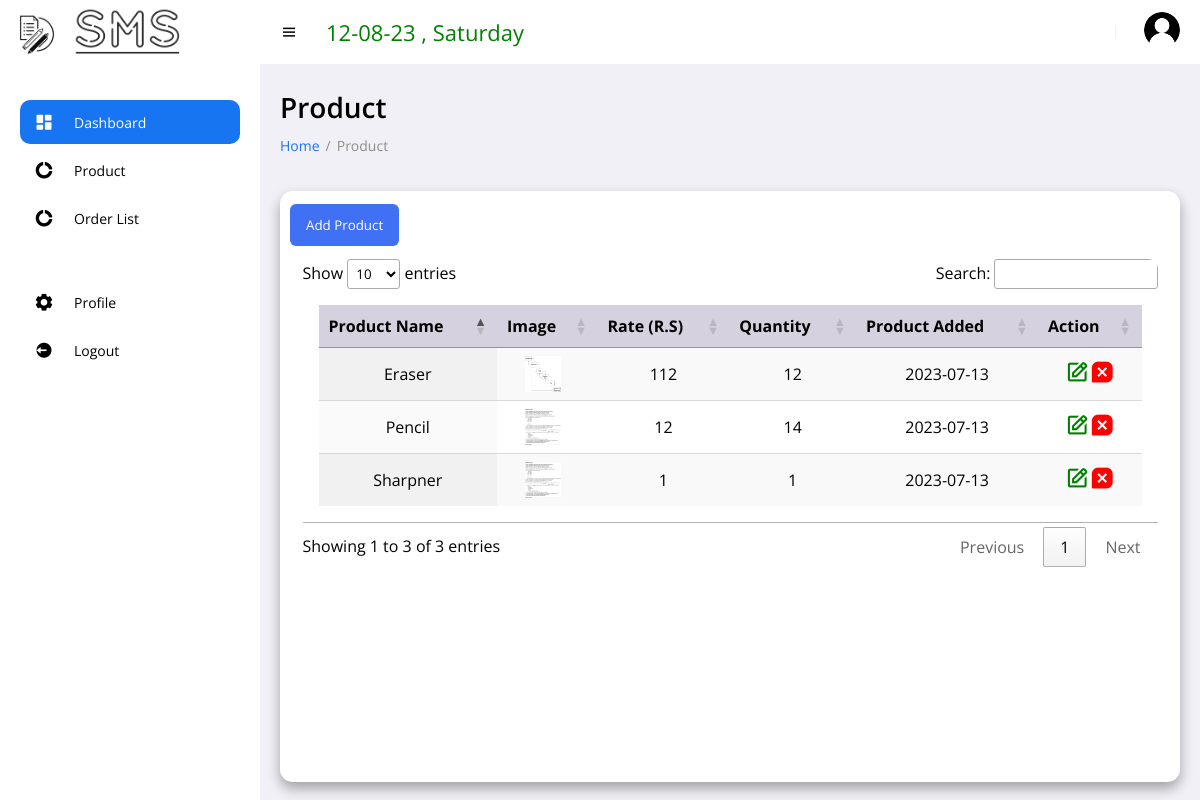
The page /manageproduct.php (signed in) on the database as committed earlier.
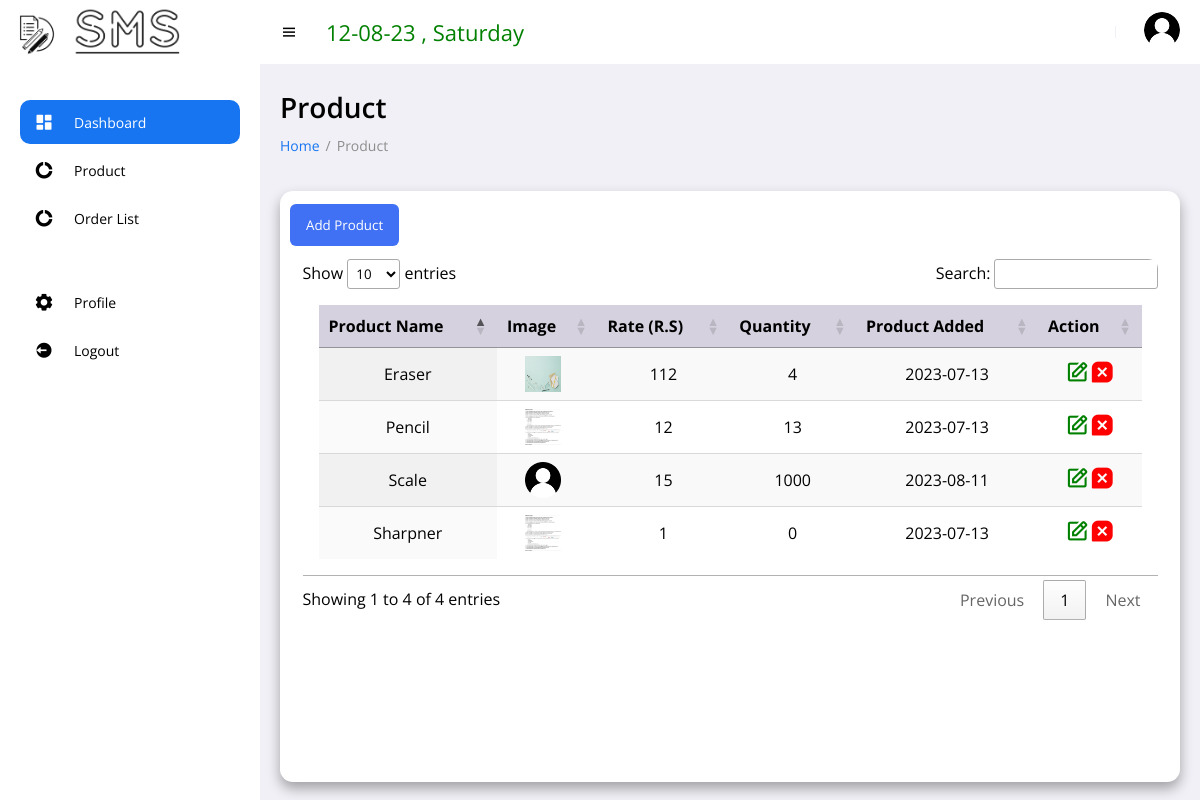
The same page on the database as committed later.
### tables this page shows
CREATE TABLE `product` (
  `product_id` int(11) NOT NULL,
  `product_name` varchar(255) NOT NULL,
  `product_bought` int(255) NOT NULL,
  `product_stock` int(255) NOT NULL,
  `product_image` varchar(255) NOT NULL,
  `product_add_date` date NOT NULL DEFAULT current_timestamp()
);

### manageproduct.php (the view, shortened to what this page needs)
<!DOCTYPE html>
<html lang="en">
<head>
	<link href='https://unpkg.com/boxicons@2.0.9/css/boxicons.min.css' rel='stylesheet'>
	<link rel="stylesheet" href="assets/css/style.css">
	<link rel="stylesheet" href="assets/css/add.css">
    <link rel="stylesheet" href="https://cdn.datatables.net/1.13.6/css/jquery.dataTables.min.css">
</head>
<body>
<section id="sidebar">
    <?php
        if($_SESSION['user_type'] == 1){
            include 'layouts/user_menu.php';
        }
        else{
            include 'layouts/admin_menu.php';
        }
    ?>
<main >
    <h1 class="title">Product</h1>
    <ul class="breadcrumbs">
        <li><a href="admin_dashboard.php">Home</a></li>
        <li class="divider">/</li>
        <li><a href="product.php" class="active">Product</a></li>
    </ul>
    <div class="content">
    <section class="modal">
            <button class="modal__button">
                <a href="addproduct.php"> Add Product </a>
            </button>
        </section>
        <div class="table">
            <section class="table_body">
                <table id="table" class="display" style="width:100%">
                    <?php
                        include 'includes/connection.php';
                    ?>
                    <thead>
                        <tr>
                            <th>Product Name</th>
                            <th>Image</th>
                            <th>Rate (R.S) </th>
                            <th>Quantity</th>
                            <th>Product Added</th>
                            <th >Action</th>
                        </tr>
                    </thead>
                    <tbody>
                        <?php
                            $query = "SELECT * FROM product ORDER BY product_id DESC";
                            $result = mysqli_query($con,$query);
                            while($row= mysqli_fetch_array($result)){
                                $id = $row['product_id'];
                                $name = $row['product_name'];
                                $bought = $row['product_bought'];
                                $stock = $row['product_stock'];
                                $time = $row['product_add_date'];
                            ?>
                            <tr>
                                <td><?php  echo $name?></td>
                                <td><img src="<?php echo "images/".$row['product_image']; ?>" alt="image" width="100px" height="100px"></td>
                                <td><?php  echo $bought ?></td>
                                <td><?php  echo $stock ?></td>
                                <td><?php  echo $time ?></td>
                                <td><a href="./updateproduct.php?id=<?php echo $id; ?>"><i class='bx bx-edit' style="font-size:25px;color:green;"></i></a><a onclick="return confirm('Are you sure you want to delete?')" href="./deleteproduct.php?id=<?php echo $id; ?>"><i class='bx bxs-message-square-x' style="font-size:25px;color:red;"></i></a></td>
                            </tr>
                    <?php
                    }
                    ?>
                    </tbody>
                </table>
            </section>
        </div>
    </div>
</main>
</section>
</body>
</html>

### layouts/user_menu.php (shortened to what this page needs)
<a href="user_dashboard.php" class="brand"><img alt="logo" class="logo" src="assets/images/logo.png"><img alt="logo" class="logo" src="assets/images/brand.png"></a>
<ul class="side-menu">
    <li><a href="user_dashboard.php" class="active"><i class='bx bxs-dashboard icon'></i> Dashboard</a></li>
    <li>
        <a href="userproduct.php"><i class='bx bxs-doughnut-chart icon'></i> Product</a>
    </li>
    <li>
        <a href="purchase_list.php"><i class='bx bxs-doughnut-chart icon'></i> Order List</a>
    </li>
    <li><a href="profile.php"><i class='bx bxs-cog icon'></i> Profile </a></li>
    <li><a href="logout.php"><i class='bx bxs-log-out-circle icon'></i> Logout </a></li>
</ul>
</section>
<section id="content">
    <nav>
        <i class='bx bx-menu toggle-sidebar'></i>
        <form action="#">
            <div class="form-group">
                <div class="date">
                    <?php
                        echo date('d-m-y , l');
                    ?>
                </div>
            </div>
        </form>
        <div class="profile">
            <img src="assets\images\user.png" alt="User">
        </div>
    </nav>

### assets/css/style.css (style rules this page uses)
* { font-family: 'Open Sans', sans-serif; margin: 0; padding: 0; box-sizing: border-box; }
:root { --grey: #F1F0F6; --dark-grey: #8D8D8D; --light: #fff; --dark: #000; --green: #81D43A; --light-green: #E3FFCB; --blue: #1775F1; --light-blue: #D0E4FF; --dark-blue: #0C5FCD; --red: #FC3B56; }
body { background: var(--grey); overflow-x: hidden; }
a { text-decoration: none; }
li { list-style: none; }
#sidebar { position: fixed; max-width: 260px; width: 100%; background: var(--light); top: 0; left: 0; height: 100%; overflow-y: auto; scrollbar-width: none; transition: all .3s ease; z-index: 200; }
#sidebar .brand .logo { display: flex; align-items: center; height:50px; color: var(--blue); position: sticky; top: 0; left: 0; z-index: 100; }
#sidebar .brand { font-size: 19px; display: flex; align-items: center; height: 64px; font-weight: 600; color: var(--blue); position: sticky; top: 0; left: 0; z-index: 100; background: var(--light); transition: all .3s ease; padding: 0 6px; }
#sidebar .icon { min-width: 48px; display: flex; justify-content: center; align-items: center; margin-right: 6px; }
#sidebar .side-menu { margin: 36px 0; padding: 0 20px; transition: all .3s ease; }
#sidebar .side-menu i { font-size: 20px; }
#sidebar .side-menu a { display: flex; align-items: center; font-size: 14px; color: var(--dark); padding: 12px 16px 12px 0; transition: all .3s ease; border-radius: 10px; margin: 4px 0; white-space: nowrap; }
#sidebar .side-menu li a.active { background: var(--blue); color: var(--light); }
#content { position: relative; width: calc(100% - 260px); left: 260px; transition: all .3s ease; min-height: 100vh; }
nav { background: var(--light); height: 64px; padding: 0 20px; display: flex; align-items: center; grid-gap: 28px; position: sticky; top: 0; left: 0; z-index: 100; }
nav .toggle-sidebar { font-size: 18px; cursor: pointer; }
nav form { max-width: 400px; width: 100%; margin-right: auto; }
nav .form-group { position: relative; }
nav .form-group .date { color: green; font-size: 22px; }
nav .profile { position: relative; }
nav .profile img { width: 36px; height: 36px; border-radius: 50%; object-fit: cover; cursor: pointer; }
main { width: 100%; padding: 24px 20px 20px 20px; }
main .title { font-size: 28px; font-weight: 600; margin-bottom: 10px; }
main .breadcrumbs { display: flex; grid-gap: 6px; }
main .breadcrumbs li, main .breadcrumbs li a { font-size: 14px; }
main .breadcrumbs li a { color: var(--blue); }
main .breadcrumbs li a.active, main .breadcrumbs li.divider { color: var(--dark-grey); pointer-events: none; }
main .content { width: 100%; min-height: 50vh; margin-top: 36px; background-color: white; box-shadow: 0 .4rem .8rem #0005; border-radius: .8rem; }
main .table { width: 100%; height: 67vh; overflow: hidden; }
.modal { margin: 0 10px 0 10px; }
.modal__button { display: inline-block; font-weight: 400; color: #FFF; background-color: #4070f4; margin-top: .8rem; padding: 0.75rem 1rem; border: none; border-radius: 6px; }
.modal__button a { text-decoration: none; color: white; }
.table td img { width: 36px; height: 36px; margin-right: 8px; vertical-align: middle; }
main .content .table_body { width: 95%; max-height: calc(89% - .16rem); background-color: #fffb; margin: .8rem auto; border-radius: .6rem; overflow: auto; }
table { width: 100%; overflow: auto; }
table, th, td { border-collapse: collapse; padding: 1rem; text-align: center; }
thead th { position: sticky; top: 0; left: 0; background-color: #d5d1defe; }
tbody tr:nth-child(even) { background-color: #0000000b; }

Rows that differ between the two databases and show on the page:
added product: product_name "Scale", product_image (placeholder picture), product_bought "15", product_stock "1000", product_add_date "2023-08-11"
changed product "Pencil": product_stock "14" → "13"
changed product "Eraser": product_image: a different picture; product_stock "12" → "4"
changed product "Sharpner": product_stock "1" → "0"
Other text that changed with them:
text written by a page script: "Show entries Search: Showing 1 to 3 of 3 entries Previous 1 Next" → "Show entries Search: Showing 1 to 4 of 4 entries Previous 1 Next"
